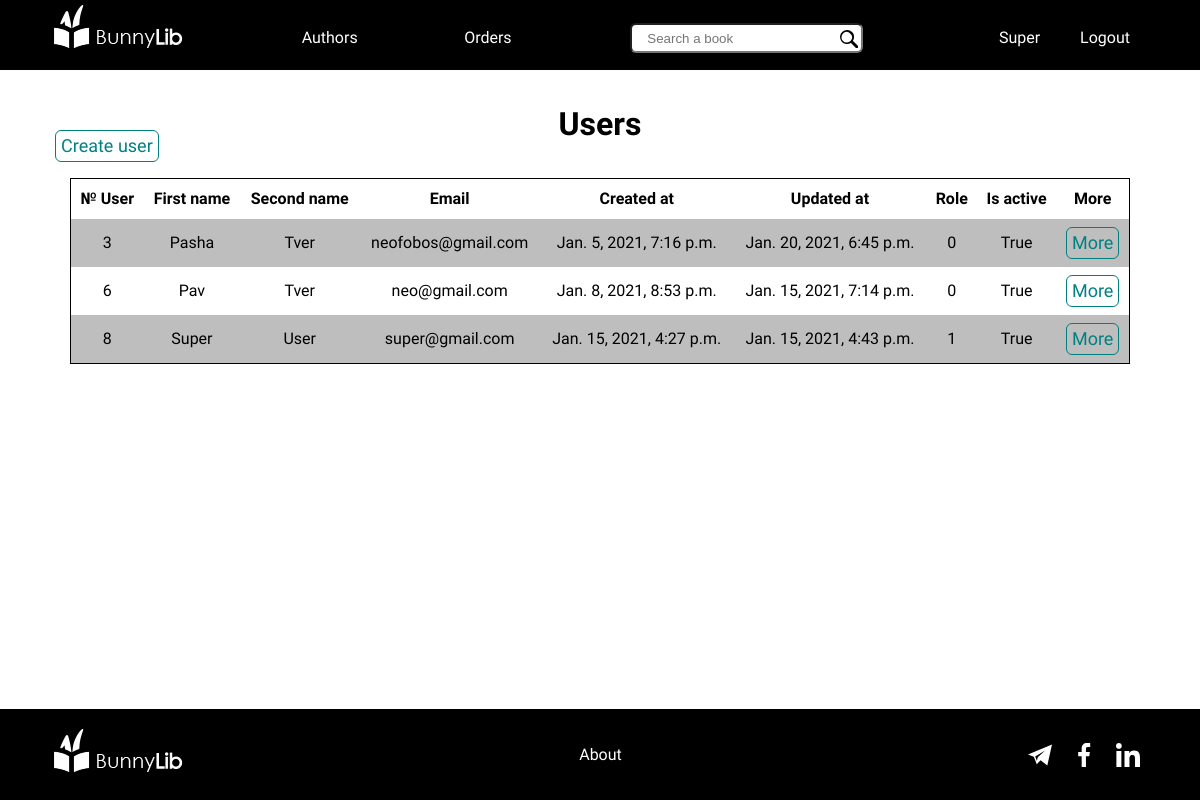
Screenshot of /users/all/ (signed in) with the database file from the repository.
### authentication/models.py (models this page shows, shortened)
class CustomUser(AbstractBaseUser):
    first_name = models.CharField(blank=True, max_length=20)
    last_name = models.CharField(blank=True, max_length=20)
    email = models.EmailField(max_length=100, unique=True, validators=[validate_email])
    password = models.CharField(max_length=128, validators=[validate_password])
    updated_at = models.DateTimeField(auto_now=True)
    created_at = models.DateTimeField(auto_now_add=True, editable=False)
    role = models.IntegerField(default=0, choices=ROLE_CHOICES)
    is_active = models.BooleanField(default=False)
    photo = CloudinaryField('image', blank=True, null=True)
    REQUIRED_FIELDS = []
    USERNAME_FIELD = 'email'
    objects = CustomUserManager()
    @staticmethod
    def get_all():
        users = CustomUser.objects.all()
        return users
    def get_absolute_url(self):
        return reverse('user_by_id', kwargs={'id': self.id})

### authentication/decorators.py (the view)
    def wrapper_func(request, *args, **kwargs):
        if request.user.role:
            return view_func(request, *args, **kwargs)
        else:
            return redirect('books_main')

### authentication/views.py (called while the page is built)
@user_is_staff
def users_all(request):
    users = CustomUser.get_all()
    return render(request, 'users_all_.html', context={'users': users})

### authentication/templates/users_all_.html (shortened to what this page needs)
{% extends 'base_.html' %}
{% load static %}
{% block content %}
<link rel="stylesheet" type="text/css" href="{% static 'css/authentication/users_all.css' %}">
<div class="user__holder">
    <div class="moderate__buttons">
        <ul>
            <li><a href="{% url 'su_user_create' %}" class="btn btn-create">Create user</a></li>
        </ul>
    </div>
    <div class="users-title">
        <h1>Users</h1>
    </div>
    <div class="users__all">
        <div class="container">
            <div class="users__all-table">
                <table>
                    <tr>
                        <th>№ User</th>
                        <th>First name</th>
                        <th>Second name</th>
                        <th>Email</th>
                        <th>Created at</th>
                        <th>Updated at</th>
                        <th>Role</th>
                        <th>Is active</th>
                        <th>More</th>
                    </tr>
                    {% for user in users %}
                    <tr>
                        <td>{{ user.id }}</td>
                        <td>{{ user.first_name }}</td>
                        <td>{{ user.last_name }}</td>
                        <td>{{ user.email }}</td>
                        <td>{{ user.created_at }}</td>
                        <td>{{ user.updated_at }}</td>
                        <td>{{ user.role }}</td>
                        <td>{{ user.is_active }}</td>
                        <td><a href="{{ user.get_absolute_url }}" class="btn btn-more">More</a></td>
                    </tr>
                    {% endfor %}
                </table>
            </div>
        </div>
    </div>
</div>
{% endblock %}

### templates/base_.html (shortened to what this page needs)
{% load static %}
<!DOCTYPE html>
<html lang="en">
<head>
    <link rel="stylesheet" href="https://use.fontawesome.com/releases/v5.6.1/css/all.css">
    <link rel="stylesheet" href="https://necolas.github.io/normalize.css/latest/normalize.css">
</head>
<body>
    <header class="header">
        <div class="container">
           <div class="header__holder">
                <a class="header__logo" href="{% url 'books_main' %}">
                    <img src="{% static 'media/LOGO_bunnyLib.png' %}" alt="Library logo">
                </a>
                <nav class="navlist">
                    <ul>
                        <li><a class="header-links" href="{% url 'authors_all' %}">Authors</a></li>
                        {% if request.user.role %}
                        <li><a class="header-links" href="{% url 'orders_all' %}">Orders</a></li>
                        {% else %}
                        <li><a class="header-links" href="{% url 'orders_my' %}">Orders</a></li>
                        {% endif %}
                    </ul>
                </nav>
                <div class="header__search">
                    <form action="{% url 'books_main' %}">
                        <input type="text" placeholder="Search a book" name="search">
                        <button type="submit">
                            <svg viewBox="0 0 30.2 30.2">
                                <path d="M20.2 3.5a11.8 11.8 0 10-1.6 18c0 .5.3 1 .7 1.3l6.7 6.7a2.5 2.5 0 103.5-3.5l-6.7-6.7c-.4-.4-.8-.6-1.3-.7 3.2-4.6 2.8-11-1.3-15.1zM18 18A8.8 8.8 0 115.6 5.6 8.8 8.8 0 0118 18z"/>
                              </svg>
                        </button>
                    </form>
                </div>
                <div class="login-block">
                    {% if request.user.is_authenticated %}
                    <a id="user-btn" class="login-block__button header-links" href="{% url 'my_user' %}">{{ request.user.first_name }}</a>
                    <a id="logout-btn" class="login-block__button header-links" href="{% url 'custom_logout' %}">Logout</a>
                    {% else %}
                    <a id="login-btn" class="login-block__button header-links" href="{% url 'custom_login' %}">Sign In</a>
                    <a id="register-btn" class="login-block__button header-links" href="{% url 'custom_registration' %}">Sign Up</a>
                    {% endif %}
                </div>
           </div>
        </div>
    </header>
    <main class="content">
        <div class="container">
            {% block content %}{% endblock %}
        </div>
     </main>
    <footer class="footer">
        <div class="container">
            <div class="footer__content">
                <div class="footer__content-logo">
                    <img src="{% static 'media/LOGO_bunnyLib.png' %}" alt="Library logo">
                </div>
                <div class="footer__content-about">
                    <a href="{% url 'about_page' %}">About</a>
                </div>
                <div class="footer__content-socials">
                    <ul>
                        <li>
                            <a href="https://t.me/ecrtmn" class="telegram"><svg viewBox="0 -31 512 512"><path d="m123.195312 260.738281 63.679688 159.1875 82.902344-82.902343 142.140625 112.976562 100.082031-450-512 213.265625zm242.5-131.628906-156.714843 142.941406-19.519531 73.566407-36.058594-90.164063zm0 0"/></svg></a>
                        </li>
                        <li>
                            <a href="https://www.facebook.com/profile.php?id=100017204800457" class="facebook"><svg id="Bold" enable-background="new 0 0 24 24" height="512" viewBox="0 0 24 24" width="512"><path d="m15.997 3.985h2.191v-3.816c-.378-.052-1.678-.169-3.192-.169-3.159 0-5.323 1.987-5.323 5.639v3.361h-3.486v4.266h3.486v10.734h4.274v-10.733h3.345l.531-4.266h-3.877v-2.939c.001-1.233.333-2.077 2.051-2.077z"/></svg></a>
                        </li>
                        <li>
                            <a href="https://www.linkedin.com/in/pavel-tverdokhleb-121824179/" class="linkedin"></a>
                        </li>
                    </ul>
                </div>
            </div>
        </div>
    </footer>
</body>
</html>

### static/css/authentication/users_all.css (style rules this page uses)
.container { width: 100%; max-width: 1140px; padding: 0 20px; margin: 0 auto; }
.user__holder { position: relative; }
.moderate__buttons { position: absolute; top: 30px; }
.moderate__buttons ul { display: flex; }
.moderate__buttons li { margin: 0 5px; }
.btn-create { padding: 5px; color: teal; transition: .3s; }
.btn-more { padding: 5px; color: teal; transition: .3s; }
.btn { display: inline-block; border-radius: 6px; border: 1px solid; font-size: 18px; line-height: 20px; text-decoration: none; text-align: center; }
.users-title { text-align: center; }
.users__all-table { margin-top: 30px; }
table { border: 1px, solid, black; text-align: center; border-collapse: collapse; width: 100%; }
th, td { padding: 8px; }
tr:nth-child(even) { background-color: rgb(190, 190, 190); }

### templates/base_.html (style rules this page uses)
*, *::before, *::after { margin: 0; padding: 0; box-sizing: border-box; list-style: none; outline: none; }
img { max-width: 100%; height: auto; }
body { display: flex; flex-direction: column; min-height: 100vh; scroll-behavior: smooth; text-rendering: optimizeSpeed; line-height: 1.5; font-family: 'Comfortaa'; }
.content { flex-grow: 1; padding: 30px 0 50px; }
.container { width: 100%; max-width: 1140px; padding: 0 20px; margin: 0 auto; }
.header { height: 70px; background-color: black; display: flex; align-content: space-around; }
.header__holder { margin-top: 20px; display: flex; justify-content: space-between; align-items: center; }
.header__logo { flex-shrink: 0; margin-top: -15px; }
.header-links { text-decoration: none; color: white; transition: .3s; }
.navlist { display: flex; width: 250px; }
.navlist ul { display: flex; width: 100%; justify-content: space-between; }
.navlist li { padding: 0 20px; }
.login-block { display: flex; align-items: center; }
.login-block a { padding: 0 20px; }
.header__search { position: relative; display: flex; align-items: center; width: 250px; }
.header__search button { position: absolute; width: 18px; height: 22px; margin-left: -23px; margin-top: 6px; background-color: transparent; border: 0; }
.header__holder input { width: 100%; height: 30px; padding: 0 37px 0 15px; border-radius: 6px; }
.footer { background-color: black; }
.footer__content { display: flex; width: 100%; justify-content: space-between; align-items: center; }
.footer__content-logo { margin: 20px 0; }
.footer__content-about a { text-decoration: none; color: white; transition: .3s; }
.footer__content-socials ul { display: flex; }
.footer__content-socials li { height: 24px; width: 24px; margin: 0 10px; }
.footer__content-socials svg { fill: white; height: 100%; width: 100%; transition: .3s; }

### rows the page displays
CustomUser: user.first_name "Super", id "8", first_name "Super", last_name "User", email "super@gmail.com", created_at "Jan. 15, 2021, 4:27 p.m.", updated_at "Jan. 15, 2021, 4:43 p.m.", role "1", is_active "True"
CustomUser: id "3", first_name "Pasha", last_name "Tver", email "neofobos@gmail.com", created_at "Jan. 5, 2021, 7:16 p.m.", updated_at "Jan. 20, 2021, 6:45 p.m.", role "0", is_active "True"
CustomUser: id "6", first_name "Pav", last_name "Tver", email "neo@gmail.com", created_at "Jan. 8, 2021, 8:53 p.m.", updated_at "Jan. 15, 2021, 7:14 p.m.", role "0", is_active "True"
